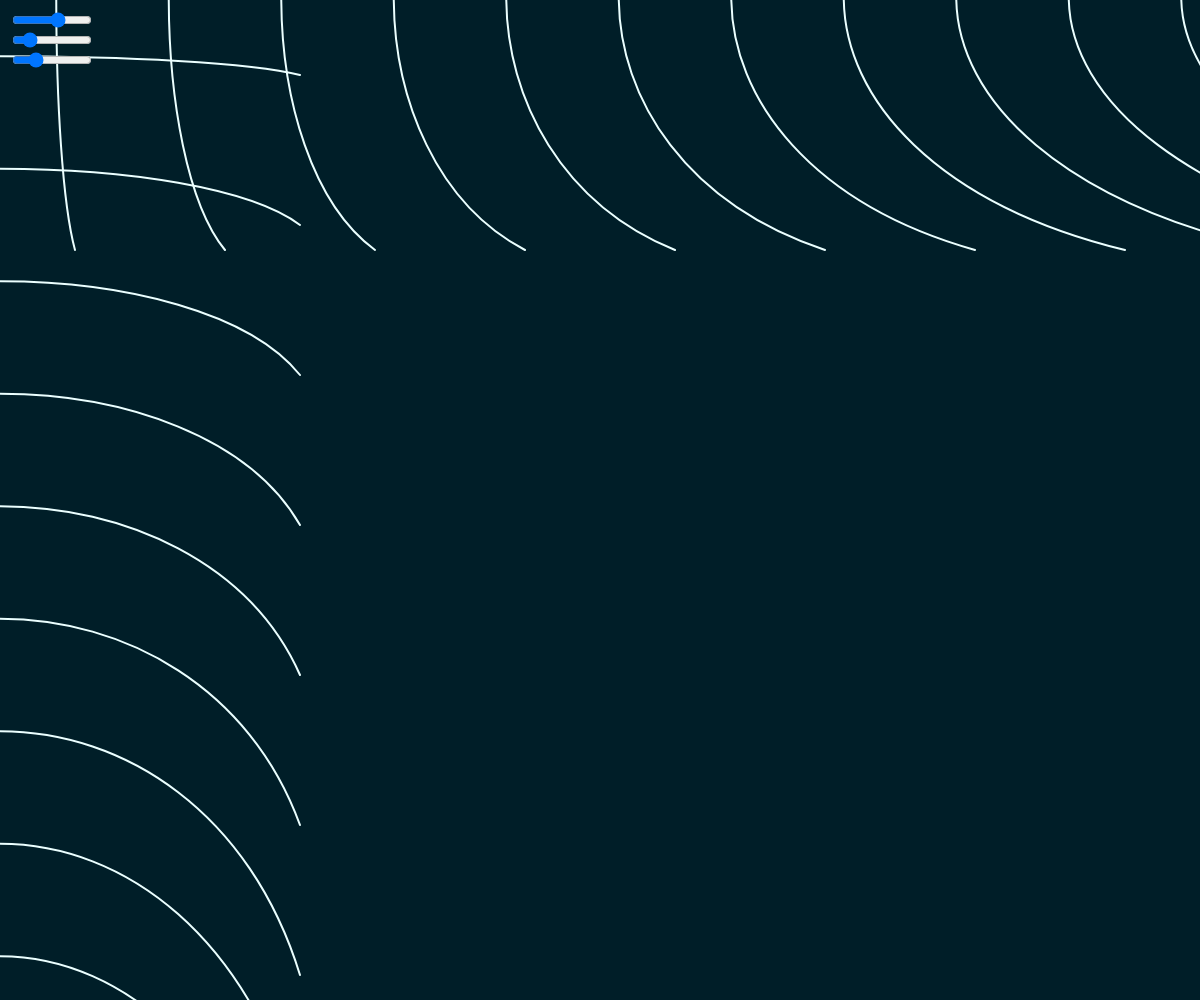
Frame 1 (no input)
Frame 60 (no input): identical to frame 1, image omitted
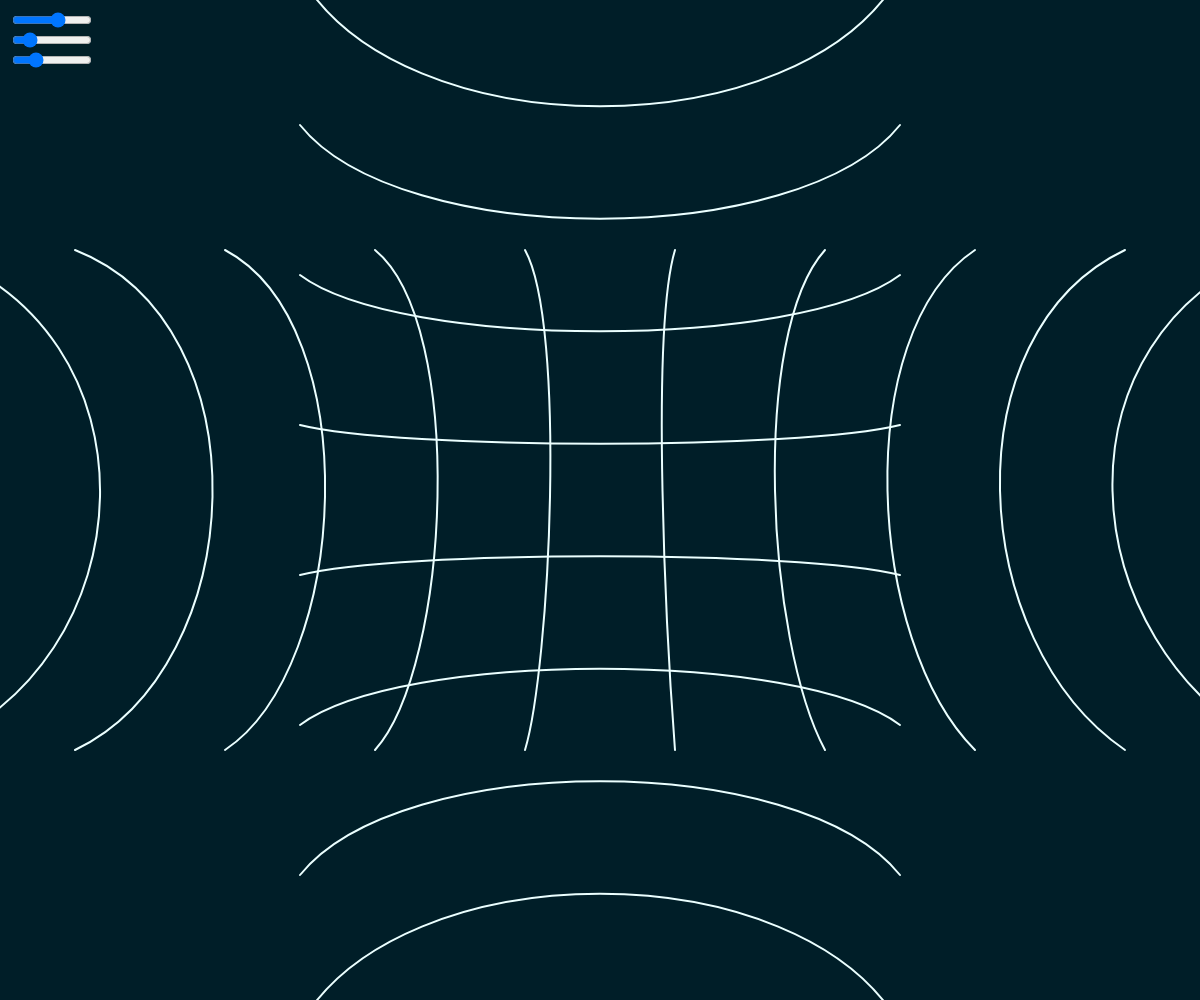
Frame 120 (the mouse pressed at the canvas centre since frame 60)

The p5.js sketch that drew these frames (run headless with seeded random() and noise() and a simulated clock; from frame 60 on, the mouse is pressed at the canvas centre):

// p5.js sketch
// ── sketch.js
var centrex = 500;
var centrey = 500;
var spacing = 150;
var bend = 6
var sizeconst = 4

function setup() {
    createCanvas(windowWidth,windowHeight);
    
    //spacing slider
    SpaceSlider = createSlider(0, 255, 150);
    SpaceSlider.position(10, 10);
    SpaceSlider.style('width', '80px');
    
    //bend slider
    BendSlider = createSlider(0, 200, 30);
    BendSlider.position(10, 30);
    BendSlider.style('width', '80px');
    
    SizeSlider = createSlider(0, 40, 10);
    SizeSlider.position(10, 50);
    SizeSlider.style('width', '80px');
    
}

function draw() {
    background(0,30,40);
    noFill();
    centrex=mouseX;
    centrey=mouseY;
    spacing = SpaceSlider.value();
    bend = BendSlider.value() / 10;
    sizeconst = SizeSlider.value() / 40;
    
    
    stroke(235,255,255);
    strokeWeight(2);
    
    //horizontal
    for (let i = 0.5; i*spacing < height*3; i++) {
        curve(centrex-(sizeconst*width),centrey+ (i*bend) * spacing,
              centrex-(sizeconst*width), centrey+ (i) * spacing,
              centrex+(sizeconst*width),centrey+ (i) * spacing, 
              centrex+(sizeconst*width),centrey+ (i*bend) * spacing);
        
        curve(centrex+(sizeconst*width),centrey- (i*bend) * spacing, 
              centrex+(sizeconst*width),centrey- (i) * spacing,
              centrex-(sizeconst*width),centrey- (i) * spacing, 
              centrex-(sizeconst*width),centrey- (i*bend) * spacing);
        
    };
    
    //vertical
    for (let i = 0.5; i*spacing < width*3; i++) {
        curve(centrex+ (i*bend) * spacing, centrey-(sizeconst*height),
              centrex+ (i) * spacing, centrey-(sizeconst*height),
              centrex+ (i) * spacing, centrey+(sizeconst*height),
              centrey+ (i*bend) * spacing, centrex+(sizeconst*width));
        
        curve(centrex- (i*bend) * spacing, centrey+(sizeconst*height),
              centrex- (i) * spacing, centrey+(sizeconst*height),
              centrex- (i) * spacing, centrey-(sizeconst*height),
              centrey- (i*bend) * spacing, centrex-(sizeconst*width));
        
    };
}

function windowResized() {
  resizeCanvas(windowWidth, windowHeight);
}
